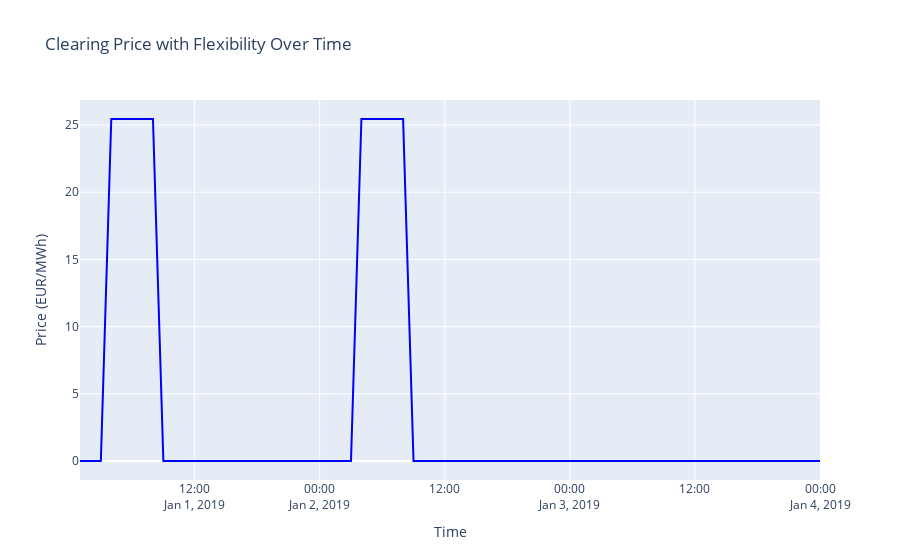

The cell this chart's notebook holds for it:
### Markdown cell above
*Explanation*

- **Saving the DataFrame**:
    - The clearing price data is saved to a CSV file with the following line:

### Code cell
# Load the market_meta CSV file for Use Case 2
market_meta_uc2 = pd.read_csv(
    "outputs/tutorial_09_steel_plant_Day_Ahead/market_meta.csv"
)

# Convert 'time' column to datetime if it's not already in the correct format
market_meta_uc2["time"] = pd.to_datetime(market_meta_uc2["time"])

# ---- Save the DataFrame for future use ----
# Save the clearing price data as a CSV for future comparison
market_meta_uc2[["time", "price"]].to_csv(
    "outputs/clearing_price_use_case_2.csv", index=False
)

print("Saved the clearing price data of Use Case 2 to CSV.")

# ---- Plotting ----
# Create a Plotly figure for the clearing price
fig = go.Figure()

# Add a scatter plot trace for the price over time
fig.add_trace(
    go.Scatter(
        x=market_meta_uc2["time"],
        y=market_meta_uc2["price"],
        mode="lines",
        name="Clearing Price - Flexibility",
        line=dict(color="blue"),
    )
)

# Set the layout for the figure
fig.update_layout(
    title="Clearing Price with Flexibility Over Time",
    xaxis_title="Time",
    yaxis_title="Price (EUR/MWh)",
    xaxis=dict(showgrid=True),
    yaxis=dict(showgrid=True),
)

# Display the figure
fig.show()

### Figure 1 — Plotly figure (JSON) as saved in the notebook; plotly's stock layout.template omitted (floating-point values rounded to 4 significant figures)
{"data": [{"line": {"color": "blue"}, "mode": "lines", "name": "Clearing Price - Flexibility", "type": "scatter", "x": ["2019-01-01T01:00:00", "2019-01-01T02:00:00", "2019-01-01T03:00:00", "2019-01-01T04:00:00", "2019-01-01T05:00:00", "2019-01-01T06:00:00", "2019-01-01T07:00:00", "2019-01-01T08:00:00", "2019-01-01T09:00:00", "2019-01-01T10:00:00", "2019-01-01T11:00:00", "2019-01-01T12:00:00", "2019-01-01T13:00:00", "2019-01-01T14:00:00", "2019-01-01T15:00:00", "2019-01-01T16:00:00", "2019-01-01T17:00:00", "2019-01-01T18:00:00", "2019-01-01T19:00:00", "2019-01-01T20:00:00", "2019-01-01T21:00:00", "2019-01-01T22:00:00", "2019-01-01T23:00:00", "2019-01-02T00:00:00", "2019-01-02T01:00:00", "2019-01-02T02:00:00", "2019-01-02T03:00:00", "2019-01-02T04:00:00", "2019-01-02T05:00:00", "2019-01-02T06:00:00", "2019-01-02T07:00:00", "2019-01-02T08:00:00", "2019-01-02T09:00:00", "2019-01-02T10:00:00", "2019-01-02T11:00:00", "2019-01-02T12:00:00", "2019-01-02T13:00:00", "2019-01-02T14:00:00", "2019-01-02T15:00:00", "2019-01-02T16:00:00", "2019-01-02T17:00:00", "2019-01-02T18:00:00", "2019-01-02T19:00:00", "2019-01-02T20:00:00", "2019-01-02T21:00:00", "2019-01-02T22:00:00", "2019-01-02T23:00:00", "2019-01-03T00:00:00", "2019-01-03T01:00:00", "2019-01-03T02:00:00", "2019-01-03T03:00:00", "2019-01-03T04:00:00", "2019-01-03T05:00:00", "2019-01-03T06:00:00", "2019-01-03T07:00:00", "2019-01-03T08:00:00", "2019-01-03T09:00:00", "2019-01-03T10:00:00", "2019-01-03T11:00:00", "2019-01-03T12:00:00", "2019-01-03T13:00:00", "2019-01-03T14:00:00", "2019-01-03T15:00:00", "2019-01-03T16:00:00", "2019-01-03T17:00:00", "2019-01-03T18:00:00", "2019-01-03T19:00:00", "2019-01-03T20:00:00", "2019-01-03T21:00:00", "2019-01-03T22:00:00", "2019-01-03T23:00:00", "2019-01-04T00:00:00"], "y": [0, 0, 0, 25.45, 25.45, 25.45, 25.45, 25.45, 0, 0, 0, 0, 0, 0, 0, 0, 0, 0, 0, 0, 0, 0, 0, 0, 0, 0, 0, 25.45, 25.45, 25.45, 25.45, 25.45, 0, 0, 0, 0, 0, 0, 0, 0, 0, 0, 0, 0, 0, 0, 0, 0, 0, 0, 0, 0, 0, 0, 0, 0, 0, 0, 0, 0, 0, 0, 0, 0, 0, 0, 0, 0, 0, 0, 0, 0]}], "layout": {"title": {"text": "Clearing Price with Flexibility Over Time"}, "xaxis": {"showgrid": true, "title": {"text": "Time"}}, "yaxis": {"showgrid": true, "title": {"text": "Price (EUR/MWh)"}}}}
